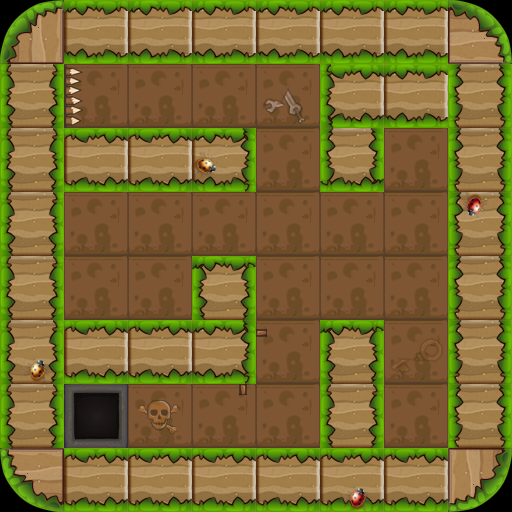

A 2D game scene composited from a Tiled map and its tileset images. What follows is a short description and the map's XML, with each tile layer's data collapsed to a summary:
An orthogonal 8x8 tile map with 64x64 px tiles, 3 tile layers (bg1, fg1, fg2) and 20 objects (10x wall, 3x enemy, dong, ding, key, ...).

<map version="1.0" orientation="orthogonal" renderorder="right-down" width="8" height="8" tilewidth="64" tileheight="64">
 <properties>
  <property name="maxStep" value="10" />
 </properties>
 <tileset firstgid="1" name="lv2map" tilewidth="64" tileheight="64">
  <image source="lv2map.png" width="256" height="256" />
 </tileset>
 <layer name="bg1" width="8" height="8">
  <data>[64 cells, 64 non-empty, 3 distinct tile ids]</data>
 </layer>
 <layer name="fg1" width="8" height="8">
  <data>[64 cells, 41 non-empty, 7 distinct tile ids]</data>
 </layer>
 <layer name="fg2" width="8" height="8">
  <data>[64 cells, 6 non-empty, 3 distinct tile ids]</data>
 </layer>
 <objectgroup name="obj1">
  <object name="wall" x="0" y="0" width="64" height="512" />
  <object name="wall" x="448" y="0" width="64" height="512" />
  <object name="wall" x="0" y="0" width="512" height="64" />
  <object name="wall" x="0" y="448" width="512" height="64" />
  <object name="wall" x="320" y="320" width="64" height="192" />
  <object name="wall" x="320" y="64" width="192" height="64" />
  <object name="wall" x="192" y="256" width="64" height="128" />
  <object name="wall" x="320" y="0" width="64" height="192" />
  <object name="wall" x="64" y="320" width="128" height="64" />
  <object name="dong" x="64" y="384" width="64" height="64" />
  <object name="ding" x="64" y="64" width="13" height="64" />
  <object name="key" x="384" y="256" width="64" height="64">
   <properties>
    <property name="active" value="false" />
   </properties>
  </object>
  <object name="wall" x="64" y="128" width="192" height="64" />
  <object name="door" x="384" y="128" width="64" height="64" />
  <object name="player" x="128" y="384" width="64" height="64" />
  <object name="enemy" x="64" y="256" width="64" height="64" />
  <object name="enemy" x="128" y="64" width="64" height="64" />
  <object name="enemy" x="192" y="64" width="64" height="64" />
  <object name="banziL" x="243" y="384" width="13" height="64" />
  <object name="banzi" x="256" y="320" width="64" height="13" />
 </objectgroup>
</map>
